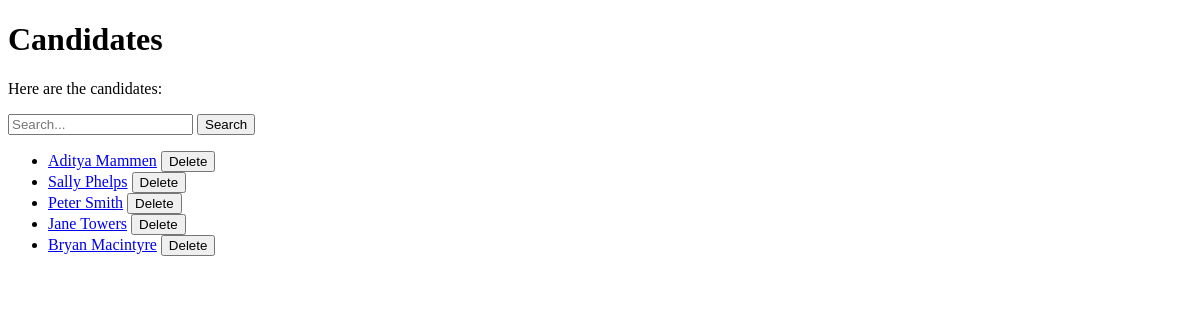
Before: /editlist/ (signed in) with the older database file.
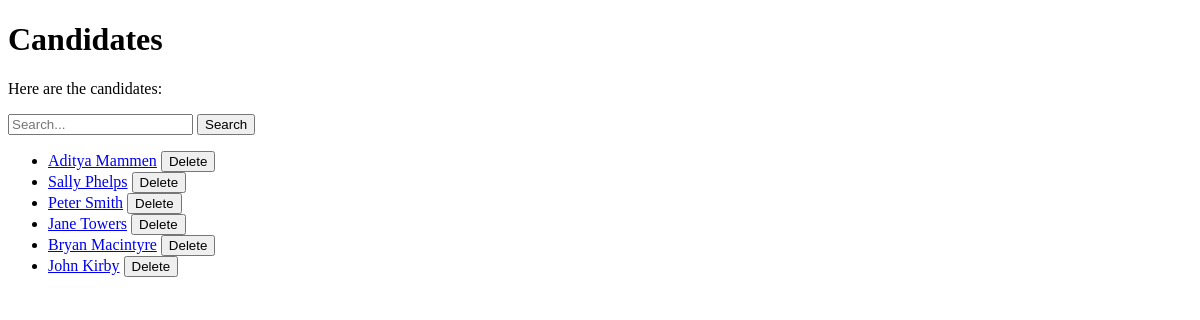
After: the same page with the newer database file.
### tables this page shows
CREATE TABLE candidates (
    id INTEGER PRIMARY KEY,
    name TEXT,
    date_of_birth TEXT,
    location TEXT,
    email TEXT
, visible INTEGER DEFAULT 0);

### shawty.py (the view)
@app.route("/editlist/", methods=["GET", "POST"])
def editlist():
    if "loggedin" not in session:
        return redirect(url_for("login"))
    if request.method == "POST":
        with sqlite3.connect("data.db") as connection:
            cursor = connection.cursor()
            cursor.execute(
                "SELECT * FROM candidates WHERE location LIKE ? OR name LIKE ? OR email LIKE ? OR id IN (SELECT id FROM skills WHERE name LIKE ?)",
                (f"%{request.form['query']}%", f"%{request.form['query']}%", f"%{request.form['query']}%", f"%{request.form['query']}%"),
            )
            candidates = cursor.fetchall()
    else:
        with sqlite3.connect("data.db") as connection:
            cursor = connection.cursor()
            cursor.execute("SELECT * FROM candidates")
            candidates = cursor.fetchall()
    return render_template("edit_list.html", candidates=candidates)

### templates/edit_list.html (shortened to what this page needs)
<!DOCTYPE html>
<html>
<head>
</head>
<body>
    <h1>Candidates</h1>
    <p>Here are the candidates:</p>
    <form method="post" action="/editlist">
        <input type="text" name="query" placeholder="Search..." value="{{ query }}">
        <input type="submit" value="Search">
    </form>
    <ul>
        {% for candidate in candidates %}
        <li>
            <a href="{{ url_for('edit', candidate_id=candidate[0]) }}">{{ candidate[1] }}</a>
            <button onclick="window.location.href='{{ url_for('delete', candidate_id=candidate[0]) }}'">Delete</button>
        </li>
        {% endfor %}
    </ul>
</body>
</html>

Changed rows visible on the page:
added candidates: name "John Kirby"
